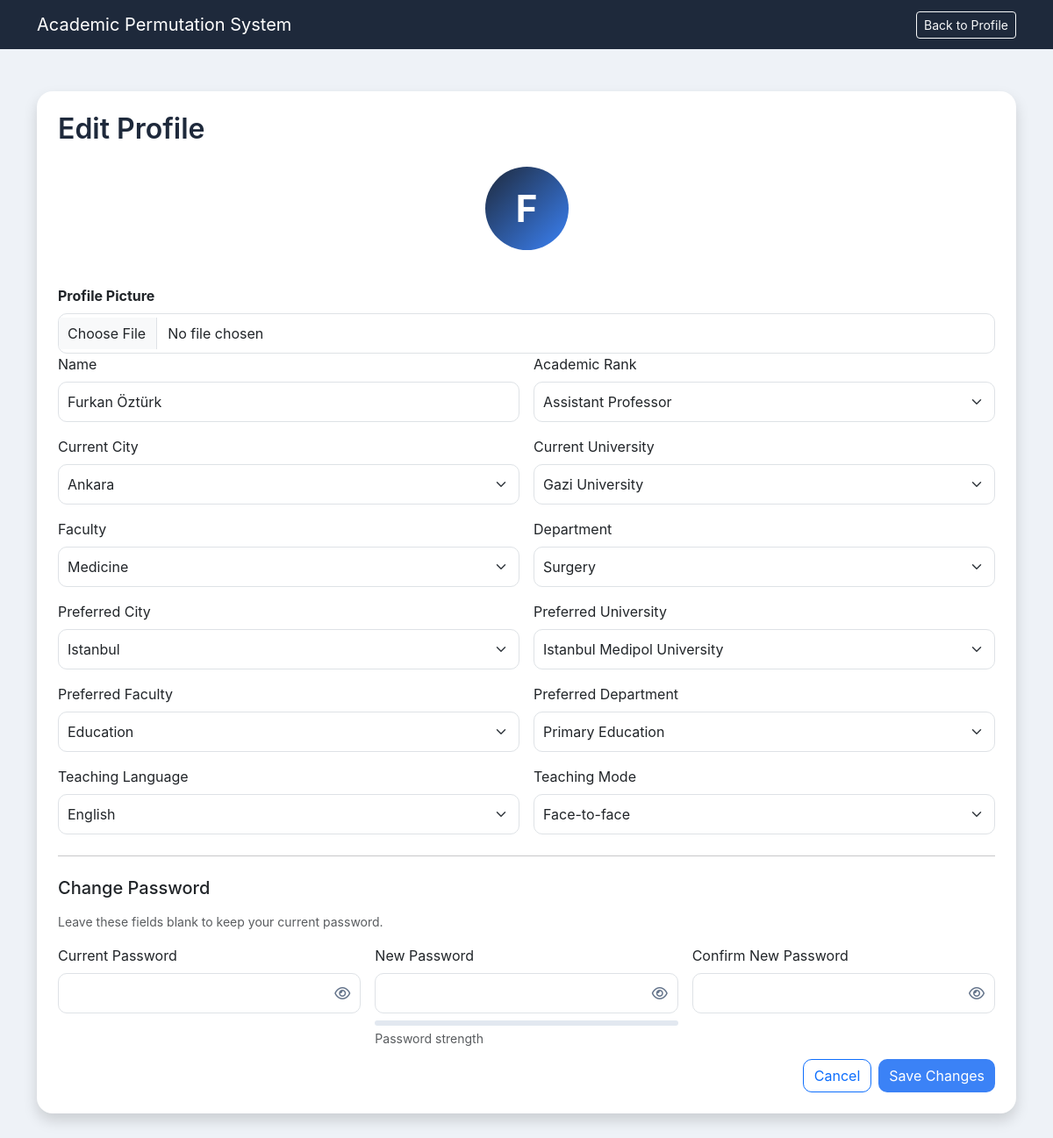
/edit-profile/10 (signed in), run on the app's committed database.
### tables this page shows
CREATE TABLE "users" (
	"id"	INTEGER,
	"email"	TEXT,
	"name"	TEXT NOT NULL,
	"rank"	TEXT NOT NULL,
	"department"	TEXT NOT NULL,
	"current_faculty"	TEXT,
	"current_university"	TEXT NOT NULL,
	"current_city"	TEXT NOT NULL,
	"preferred_faculty"	TEXT,
	"preferred_department"	TEXT,
	"preferred_university"	TEXT NOT NULL,
	"preferred_city"	TEXT NOT NULL,
	"teaching_language"	TEXT,
	"teaching_mode"	TEXT,
	"profile_picture"	TEXT, password_hash TEXT,
	PRIMARY KEY("id" AUTOINCREMENT)
);

### app.py (the view, shortened to what this page needs)
@app.route("/edit-profile/<int:user_id>", methods=["GET", "POST"])
def edit_profile(user_id):
    if not is_logged_in():
        return redirect("/login")
    conn = sqlite3.connect("database.db")
    conn.row_factory = sqlite3.Row
    cursor = conn.cursor()
    cursor.execute("SELECT * FROM users WHERE id = ?", (user_id,))
    user = cursor.fetchone()
    if user is None:
        conn.close()
        return "User not found"
    if user["email"] != session["email"]:
        conn.close()
        return redirect("/dashboard")
    back_url = profile_back_url(user_id)
    conn.close()
    return render_template(
    "edit_profile.html",
    user=user,
    back_url=back_url,
    t=get_translations(),
    lang=get_language()
)

### app.py (called while the page is built)
def is_logged_in():
    return "email" in session

def get_language():
    return session.get("language", "en")

def get_translations():
    lang = get_language()
    return translations.get(lang, translations["en"])

def profile_back_url(user_id):
    back_url = request.args.get("back_url")
    if back_url:
        return back_url
    referrer = request.referrer or ""
    own_profile_path = f"/profile/{user_id}"
    if referrer and "/edit-profile/" not in referrer and own_profile_path not in referrer:
        return referrer
    return "/dashboard"

### templates/edit_profile.html (shortened to what this page needs)
<!DOCTYPE html>
<html lang="{{ lang }}">
<head>
    <link href="https://cdn.jsdelivr.net/npm/bootstrap@5.3.3/dist/css/bootstrap.min.css" rel="stylesheet">
    <link href="https://cdnjs.cloudflare.com/ajax/libs/font-awesome/6.5.1/css/all.min.css" rel="stylesheet">
    <link rel="stylesheet" href="{{ url_for('static', filename='style.css') }}">
</head>
<body>
<nav class="navbar navbar-dark">
    <div class="container d-flex justify-content-between align-items-center">
        <a class="navbar-brand" href="/dashboard">{{ t["app_name"] }}</a>
        <a
    href="/profile/{{ user['id'] }}?back_url={{ back_url|urlencode }}"
    class="btn btn-outline-light btn-sm"
>
    {{ t["back_to_profile"] }}
</a>
    </div>
</nav>
<div class="container py-5">
    <div class="card shadow p-4">
        <h2 class="mb-4">{{ t["edit_profile"] }}</h2>
        <div class="text-center mb-4">
    {% if user['profile_picture'] %}
        <img src="{{ url_for('static', filename=user['profile_picture']) }}"
             class="rounded-circle mb-3"
             style="width:150px;height:150px;object-fit:cover;">
    {% else %}
        <div class="profile-avatar mx-auto">
            {{ user['name'][0]|upper }}
        </div>
    {% endif %}
</div>
       <form method="POST" enctype="multipart/form-data">
        <div class="mt-3">
        <label class="form-label fw-bold">{{ t["profile_picture"] }}</label>
        <input type="file"
               name="profile_picture"
               class="form-control"
               accept=".jpg,.jpeg,.png">
    </div>
            <div class="row g-3">
                <div class="col-md-6">
                    <label class="form-label">{{ t["name"] }}</label>
                    <input type="text" name="name" class="form-control" value="{{ user['name'] }}" required>
                </div>
                <div class="col-md-6">
                    <label class="form-label">{{ t["academic_rank"] }}</label>
                    <select name="rank" class="form-select" required>
                        <option {% if user['rank'] == 'Assistant Professor' %}selected{% endif %}>Assistant Professor</option>
                    </select>
                </div>
                <div class="col-md-6">
                    <label class="form-label">{{ t["current_city"] }}</label>
                    <select name="current_city" id="current_city" class="form-select" onchange="updateUniversities('current')" required>
                        <option {% if user['current_city'] == 'Ankara' %}selected{% endif %}>Ankara</option>
                    </select>
                </div>
                <div class="col-md-6">
                    <label class="form-label">{{ t["current_university"] }}</label>
                    <select name="current_university" id="current_university" class="form-select" required></select>
                </div>
                <div class="col-md-6">
                    <label class="form-label">{{ t["faculty"] }}</label>
                    <select name="current_faculty" id="current_faculty" class="form-select" onchange="updateDepartments('current')" required>
                        <option {% if user['current_faculty'] == 'Medicine' %}selected{% endif %}>Medicine</option>
                    </select>
                </div>
                <div class="col-md-6">
                    <label class="form-label">{{ t["department"] }}</label>
                    <select name="department" id="current_department" class="form-select" required></select>
                </div>
                <div class="col-md-6">
                    <label class="form-label">{{ t["preferred_city"] }}</label>
                    <select name="preferred_city" id="preferred_city" class="form-select" onchange="updateUniversities('preferred')" required>
                        <option {% if user['preferred_city'] == 'Istanbul' %}selected{% endif %}>Istanbul</option>
                    </select>
                </div>
                <div class="col-md-6">
                    <label class="form-label">{{ t["preferred_university"] }}</label>
                    <select name="preferred_university" id="preferred_university" class="form-select" required></select>
                </div>
                <div class="col-md-6">
                    <label class="form-label">{{ t["preferred_faculty"] }}</label>
                    <select name="preferred_faculty" id="preferred_faculty" class="form-select" onchange="updateDepartments('preferred')" required>
                        <option {% if user['preferred_faculty'] == 'Education' %}selected{% endif %}>Education</option>
                    </select>
                </div>
                <div class="col-md-6">
                    <label class="form-label">{{ t["preferred_department"] }}</label>
                    <select name="preferred_department" id="preferred_department" class="form-select" required></select>
                </div>
                <div class="col-md-6">
                    <label class="form-label">{{ t["teaching_language"] }}</label>
                    <select name="teaching_language" class="form-select" required>
                        <option value="English" {% if user['teaching_language'] == 'English' %}selected{% endif %}>English</option>
                    </select>
                </div>
                <div class="col-md-6">
                    <label class="form-label">{{ t["teaching_mode"] }}</label>
                    <select name="teaching_mode" class="form-select" required>
                        <option value="Face-to-face" {% if user['teaching_mode'] == 'Face-to-face' %}selected{% endif %}>Face-to-face</option>
                    </select>
                </div>
            </div>
            <hr class="my-4">
            <h5 class="mb-3">{{ t["change_password"] }}</h5>
            <p class="text-muted small mb-3">{{ t["leave_password_blank"] }}</p>
            <div class="row g-3">
                <div class="col-md-4">
                    <label class="form-label">{{ t["current_password"] }}</label>
                    <div class="password-field">
                        <input type="password" name="current_password" id="current_password" class="form-control" autocomplete="current-password">
                        <button type="button" class="password-toggle" aria-label="Show current password" onclick="togglePassword('current_password', this)">
                            <i class="fa-regular fa-eye"></i>
                        </button>
                    </div>
                </div>
                <div class="col-md-4">
                    <label class="form-label">{{ t["new_password"] }}</label>
                    <div class="password-field">
                        <input type="password" name="new_password" id="new_password" class="form-control" minlength="8" autocomplete="new-password" oninput="updatePasswordStrength(this.value, 'editPasswordStrength')">
                        <button type="button" class="password-toggle" aria-label="Show new password" onclick="togglePassword('new_password', this)">
                            <i class="fa-regular fa-eye"></i>
                        </button>
                    </div>
                    <div class="password-strength mt-2" id="editPasswordStrength">
                        <small class="password-strength-label text-muted">{{ t["password_strength"] }}</small>
                    </div>
                </div>
                <div class="col-md-4">
                    <label class="form-label">{{ t["confirm_new_password"] }}</label>
                    <div class="password-field">
                        <input type="password" name="confirm_password" id="confirm_password" class="form-control" minlength="8" autocomplete="new-password">
                        <button type="button" class="password-toggle" aria-label="Show confirmed password" onclick="togglePassword('confirm_password', this)">
                            <i class="fa-regular fa-eye"></i>
                        </button>
                    </div>
                </div>
            </div>
            <div class="d-flex justify-content-end gap-2 mt-4">
                <a href="/profile/{{ user['id'] }}?back_url={{ back_url|urlencode }}" class="btn btn-outline-primary">{{ t["cancel"] }}</a>
                <button type="submit" class="btn btn-primary">{{ t["save_changes"] }}</button>
            </div>
        </form>
    </div>
</div>
</body>
</html>

### static/style.css (style rules this page uses)
body { font-family: -apple-system, BlinkMacSystemFont, "Segoe UI", Roboto, sans-serif; background-color: #eef2f7; color: #1e293b; }
.navbar { background: #1e293b !important; }
h1, h2, h4 { font-weight: 600; color: #1e293b; }
.card { border: none; border-radius: 18px; transition: all 0.2s ease; }
.btn-primary { background-color: #3b82f6; border: none; border-radius: 10px; }
.btn-outline-primary { border-radius: 10px; }
.form-control, .form-select { border-radius: 10px; padding: 10px; }
.profile-avatar { width: 95px; height: 95px; border-radius: 50%; background: linear-gradient(135deg, #1e293b, #3b82f6); color: white; display: flex; align-items: center; justify-content: center; font-size: 42px; font-weight: 700; margin: auto; }
.password-field { position: relative; }
.password-field .form-control { padding-right: 2.75rem; }
.password-toggle { position: absolute; top: 50%; right: 0.75rem; transform: translateY(-50%); border: 0; background: transparent; color: #64748b; padding: 0; line-height: 1; }
.password-strength { height: 1.25rem; }
.password-strength::before { content: ""; display: block; height: 0.35rem; border-radius: 999px; background-color: #e2e8f0; }
.password-strength-label { display: block; margin-top: 0.25rem; }

### data on the page
users: name "F", name "Furkan Öztürk", rank "Assistant Professor", current_city "Ankara", current_faculty "Medicine", preferred_city "Istanbul", preferred_faculty "Education", teaching_language "English", teaching_mode "Face-to-face"

### other printed values
{{ t["app_name"] }} "Academic Permutation System"
{{ t["back_to_profile"] }} "Back to Profile"
{{ t["edit_profile"] }} "Edit Profile"
{{ t["profile_picture"] }} "Profile Picture"
{{ t["name"] }} "Name"
{{ t["academic_rank"] }} "Academic Rank"
{{ t["current_city"] }} "Current City"
{{ t["current_university"] }} "Current University"
{{ t["faculty"] }} "Faculty"
{{ t["department"] }} "Department"
{{ t["preferred_city"] }} "Preferred City"
{{ t["preferred_university"] }} "Preferred University"
{{ t["preferred_faculty"] }} "Preferred Faculty"
{{ t["preferred_department"] }} "Preferred Department"
{{ t["teaching_language"] }} "Teaching Language"
